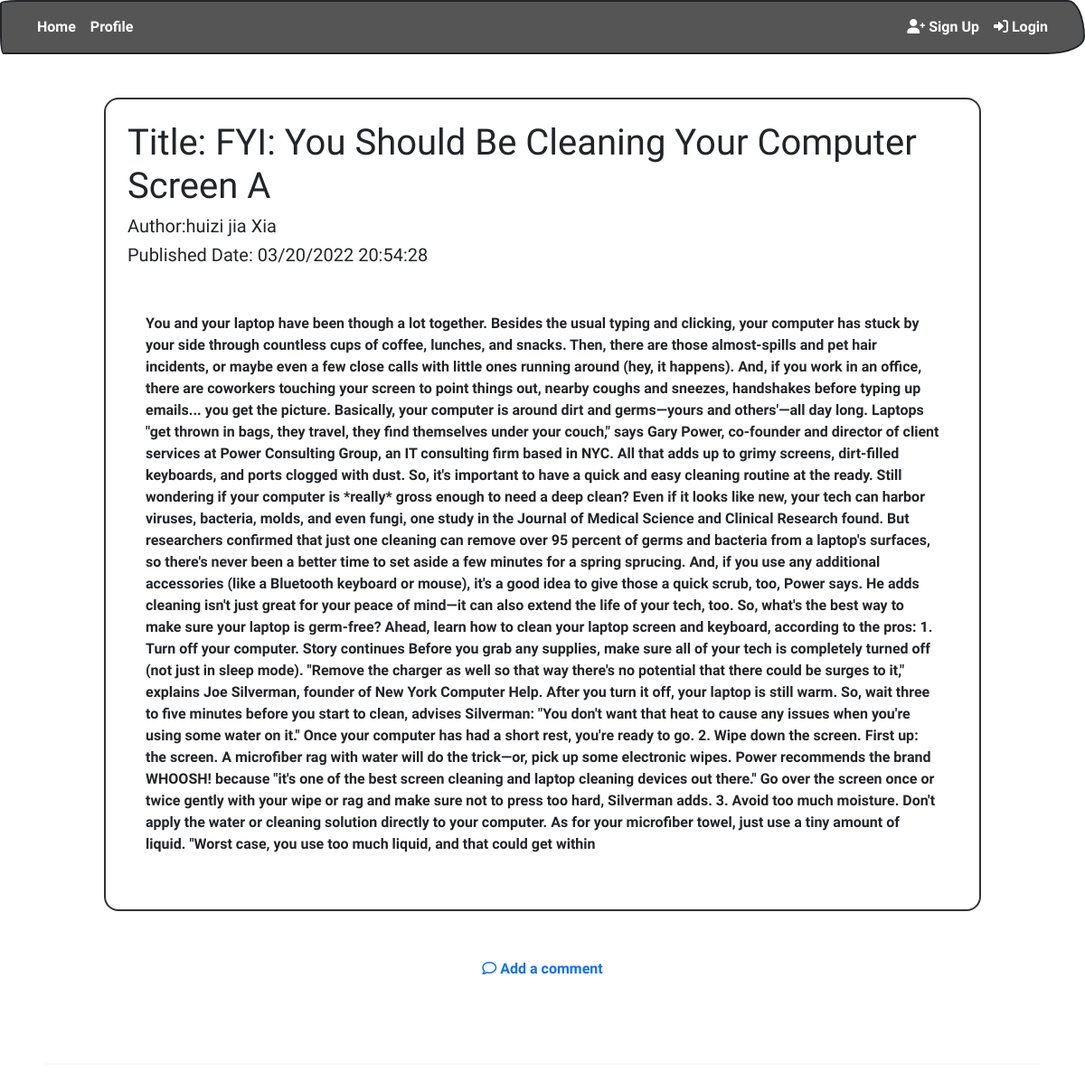
/Home/details/19, run on the app's committed database.
### tables this page shows
CREATE TABLE `publication` (
  `publication_id` int(20) NOT NULL,
  `profile_id` int(20) NOT NULL,
  `publication_title` varchar(50) NOT NULL,
  `publication_text` varchar(3000) NOT NULL,
  `timestamp` timestamp(6) NOT NULL DEFAULT current_timestamp(6) ON UPDATE current_timestamp(6),
  `publication_status` varchar(10) NOT NULL
);

CREATE TABLE `profile` (
  `profile_id` int(20) NOT NULL,
  `author_id` int(20) NOT NULL,
  `first_name` varchar(30) NOT NULL,
  `middle_name` varchar(30) NOT NULL,
  `last_name` varchar(30) NOT NULL
);

CREATE TABLE `publication_comment` (
  `publication_comment_id` int(20) NOT NULL,
  `profile_id` int(20) NOT NULL,
  `publication_id` int(20) NOT NULL,
  `publication_comment_text` varchar(500) NOT NULL,
  `timestamp` timestamp(6) NOT NULL DEFAULT current_timestamp(6) ON UPDATE current_timestamp(6)
);

### app/controllers/Home.php (called while the page is built, shortened)
<?php
class Home extends Controller
{
    public function __construct()
    {
        $this->publicationModel = $this->model('publicationModel');
        $this->commentModel = $this->model('commentModel');
    }
    public function details($publication_id)
    {
        $publication = $this->publicationModel->getPublication($publication_id);
        $publication_comments = $this->commentModel->getPublicationComments($publication_id);
        $data = [
            "publication" => $publication,
            "comments" => $publication_comments,
        ];
        $this->view('Home/details',  $data);
    }
}

### app/core/App.php (called while the page is built, shortened)
<?php
class App
{
    protected $currentMethod = 'index';
    public function __construct()
    {
        $url = $this->parseURL();
        if (file_exists('../app/controllers/' . $url[0] . '.php')) {
            unset($url[0]);
        }
        $this->currentController = new $this->currentController;
        if (isset($url[1])) {
            if (method_exists($this->currentController, $url[1])) {
                $this->currentMethod = $url[1];
                unset($url[1]);
            }
        }
        $this->params = $url ? array_values($url) : [];
        call_user_func_array([$this->currentController, $this->currentMethod], $this->params);
    }
    public function parseURL()
    {
        if (isset($_GET['url'])) {
            $url = rtrim($_GET['url'], '/');
            $url = filter_var($url, FILTER_SANITIZE_URL);
            $url = explode('/', $url);
            return $url;
        }
    }
}

### public/index.php (called while the page is built, shortened)
<?php
    $init = new App;
?>

### app/core/Model.php (called while the page is built, shortened)
<?php
class Model
{
    private $host = DB_HOST;
    private $user = DB_USER;
    private $pass = DB_PASS;
    private $dbname = DB_NAME;
    private $dbh;
    private $stmt;
    public function __construct()
    {
        $dsn = 'mysql:host=' . $this->host . ';dbname=' . $this->dbname;
        $options = array(
            PDO::ATTR_PERSISTENT => true,
            PDO::ATTR_ERRMODE => PDO::ERRMODE_EXCEPTION
        );
        try {
            $this->dbh = new PDO($dsn, $this->user, $this->pass, $options);
        } catch (PDOException $e) {
            $this->error = $e->getMessage();
            echo $this->error;
        }
    }
    public function query($sql)
    {
        $this->stmt = $this->dbh->prepare($sql);
    }
    public function bind($param, $value, $type = null)
    {
        if (is_null($type)) {
            switch (true) {
                default:
                    $type = PDO::PARAM_STR;
            }
        }
        $this->stmt->bindValue($param, $value, $type);
    }
    public function execute()
    {
        return $this->stmt->execute();
    }
    public function getSingle(){
        $this->execute();
        return $this->stmt->fetch(PDO::FETCH_OBJ);
    }
}

### app/models/publicationModel.php (called while the page is built, shortened)
<?php
class publicationModel
{
    public function __construct()
    {
        $this->db = new Model;
    }
    public function getPublication($publication_id)
    {
        $this->db->query(
                "SELECT publication.publication_id, publication.publication_title, publication.publication_text, publication.timestamp, publication.publication_status,
                profile.first_name, profile.middle_name, profile.last_name
                FROM publication INNER JOIN profile
                ON publication.profile_id = profile.profile_id
                WHERE publication_id = :publication_id");
        $this->db->bind(':publication_id', $publication_id);
        return $this->db->getSingle();
    }
}

### app/core/helper.php (called while the page is built, shortened)
<?php
    function isLoggedIn(){
        if(isset($_SESSION['user_id'])){
          return true;
        } else {
          return false;
        }
      }
?>

### app/views/Home/details.php (the view, shortened to what this page needs)
<?php require APPROOT . '/views/includes/header.php'; ?>
<section class="vh-100">
    <div class="py-5 h-100">
        <div class="col-12 col-md-8 col-lg-6 col-xl-10 container">
            <div class="card shadow-2-strong" style="border-radius: 1rem;">
                <div class="card-body p-4">
                    <h1><?php echo 'Title: ' . $data["publication"]->publication_title ?> </h1>
                    <h5><?php echo 'Author:' . $data["publication"]->first_name . ' ' . $data["publication"]->middle_name . ' ' . $data["publication"]->last_name ?></h5>
                    <h5><?php echo 'Published Date:' . date(" m/d/Y H:i:s", strtotime($data["publication"]->timestamp)) . '<br><br>' ?></h5>
                    <div class="card-body">
                        <p><?php echo $data["publication"]->publication_text ?> </p>
                    </div>
                </div>
            </div>
        </div>
        <?php
        if (!isLoggedIn()) {
            echo '
            <div class="card-body container" style="border-radius: 1rem;"">
                <div class="my-3 py-1 text-dark">
                    <div class="container d-flex justify-content-center mt-1">
                        <a class="nav-link" href="/Blog/Login/"><i class="fa-regular fa-comment"></i> Add a comment </a></li>
                    </div>
                </div>
            <div class="text-light">';
            foreach ($data["comments"] as $comment) {
                echo "<br>$comment->publication_comment_text<br>";
                echo "<hr>";
            }
        }
        ?>
</section>
<?php require APPROOT . '/views/includes/footer.php'; ?>

### data on the page
publication: publication_title "FYI: You Should Be Cleaning Your Computer Screen A", profile.first_name "huizi", profile.middle_name "jia", profile.last_name "Xia", timestamp "03/20/2022 20:54:28", publication_text "You and your laptop have been though a lot together. Besides the usual typing and clicking, your computer has stuck by your side through countless cups of coffee, lunches, and snacks. Then, there are those almost-spills and pet hair incidents, or maybe even a few close calls with little ones running around (hey, it happens). And, if you work in an office, there are coworkers touching your screen to point things out, nearby coughs and sneezes, handshakes before typing up emails... you get the picture. Basically, your computer is around dirt and germs—yours and others'—all day long. Laptops \"get thrown in bags, they travel, they find themselves under your couch,\" says Gary Power, co-founder…"
